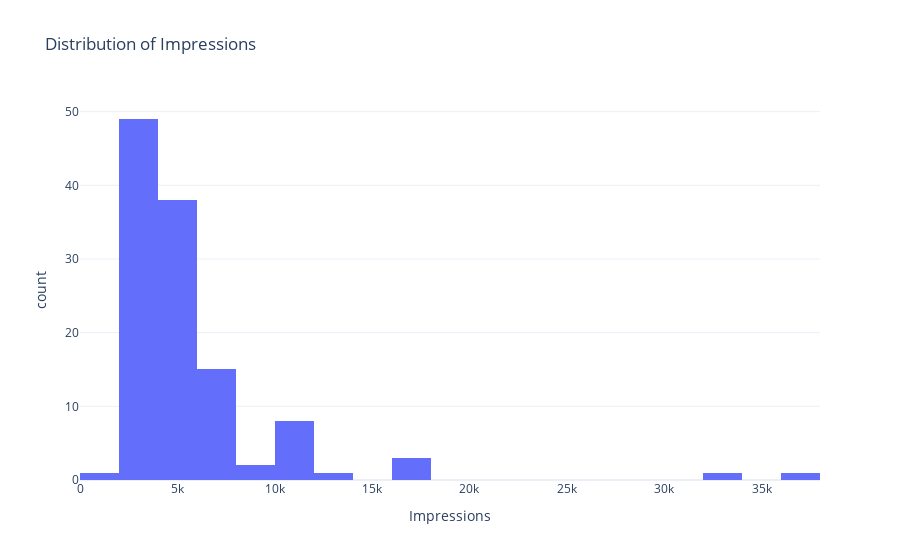

The notebook cell this image was saved under:
### Code cell
# Create a histogram for the 'Impressions' column

fig = px.histogram(data, 
                   x='Impressions',  # Column to plot
                   nbins = 20, # Number of bins
                   title='Distribution of Impressions')  # Title of the plot

# Display the plot
fig.show()

### Figure 1 — Plotly figure (JSON) as saved in the notebook; plotly's stock layout.template omitted (floating-point values rounded to 4 significant figures)
{"data": [{"alignmentgroup": "True", "bingroup": "x", "hovertemplate": "Impressions=%{x}<br>count=%{y}<extra></extra>", "legendgroup": "", "marker": {"color": "#636efa", "pattern": {"shape": ""}}, "name": "", "nbinsx": 20, "offsetgroup": "", "orientation": "v", "showlegend": false, "type": "histogram", "x": [36919, 32695, 17713, 17396, 16062, 13700, 11149, 11068, 10933, 10667, 10493, 10386, 10386, 10206, 9453, 8001, 7571, 7407, 7407, 7281, 7231, 7018, 6814, 6666, 6559, 6432, 6348, 6339, 6168, 6168, 6108, 5731, 5563, 5542, 5538, 5409, 5394, 5394, 5394, 5323, 5273, 5072, 5058, 5055, 5055, 4998, 4978, 4842, 4681, 4628, 4628, 4609, 4528, 4467, 4446, 4355, 4344, 4343, 4298, 4289, 4239, 4150, 4139, 4115, 4082, 4082, 4021, 4002, 4002, 3990, 3988, 3973, 3924, 3924, 3920, 3884, 3880, 3854, 3818, 3786, 3749, 3630, 3630, 3623, 3606, 3601, 3541, 3525, 3480, 3454, 3388, 3333, 3246, 3234, 3216, 3169, 3169, 3052, 3052, 3015, 3015, 2998, 2998, 2957, 2941, 2826, 2826, 2766, 2766, 2621, 2523, 2518, 2407, 2407, 2327, 2218, 2191, 2064, 1941], "xaxis": "x", "yaxis": "y"}], "layout": {"autosize": true, "barmode": "relative", "legend": {"tracegroupgap": 0}, "title": {"text": "Distribution of Impressions"}, "xaxis": {"anchor": "y", "autorange": false, "domain": [0, 1], "range": [-0.5, 38000.0], "title": {"text": "Impressions"}, "type": "linear"}, "yaxis": {"anchor": "x", "autorange": false, "domain": [0, 1], "range": [0, 51.58], "title": {"text": "count"}}}}
